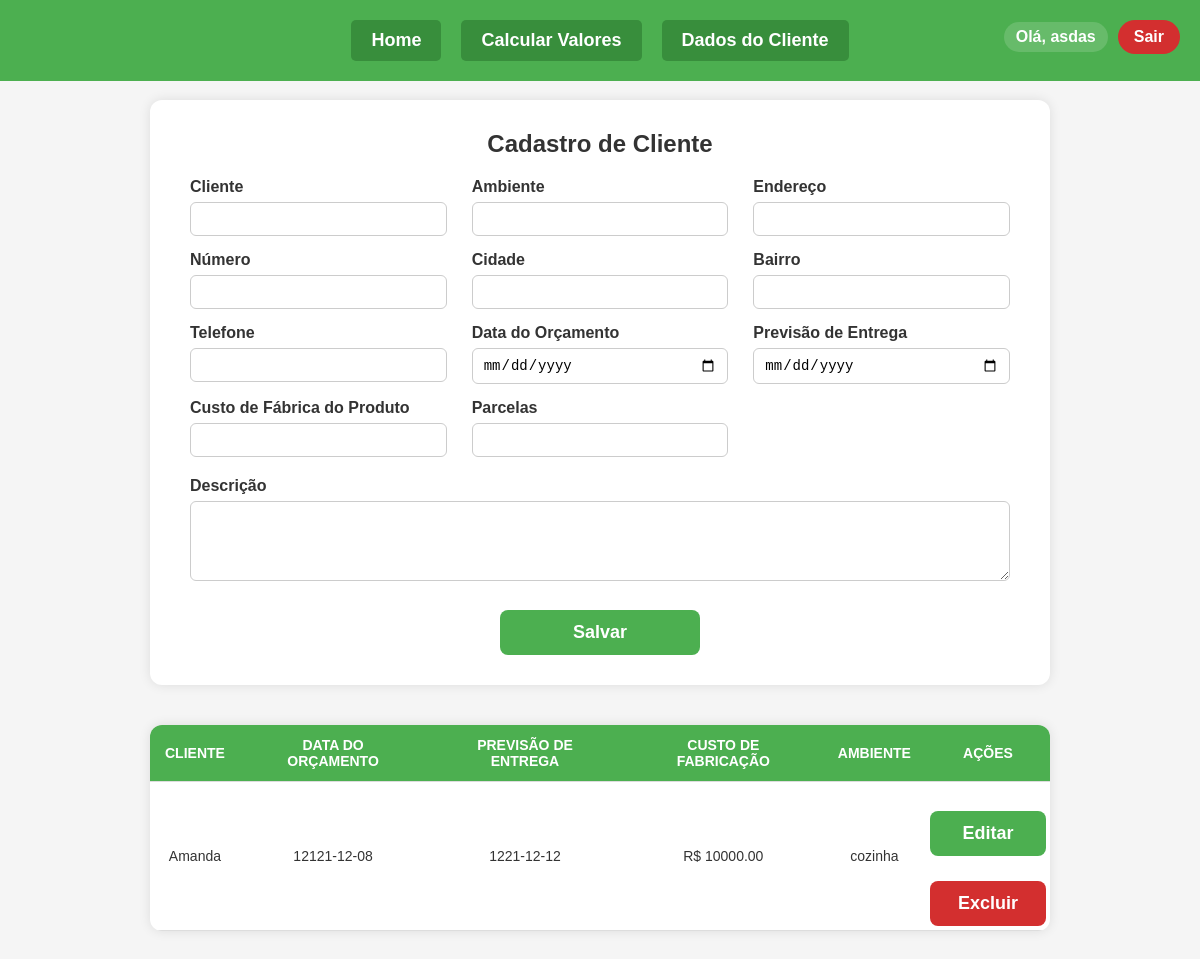
Screenshot of /clientes (signed in) with the database file from the repository.
### app.py (models this page shows)
class Usuario(UserMixin, db.Model):
    id = db.Column(db.Integer, primary_key=True)
    email = db.Column(db.String(100), unique=True, nullable=False)
    senha = db.Column(db.String(200), nullable=False)

class Cliente(db.Model):
    id = db.Column(db.Integer, primary_key=True)
    usuario_id = db.Column(db.Integer, db.ForeignKey('usuario.id'), nullable=False)
    cliente = db.Column(db.String(100))
    ambiente = db.Column(db.String(100))
    endereco = db.Column(db.String(200))
    numero = db.Column(db.String(20))
    cidade = db.Column(db.String(100))
    bairro = db.Column(db.String(100))
    telefone = db.Column(db.String(50))
    descricao = db.Column(db.Text)
    data_compra = db.Column(db.String(20))
    data_entrega = db.Column(db.String(20))
    valor = db.Column(db.Float)
    desconto = db.Column(db.Float)
    pagamento = db.Column(db.String(20))
    parcelas = db.Column(db.Integer)
    taxa = db.Column(db.Float)

### app.py (the view, shortened to what this page needs)
@app.route('/clientes', methods=['GET', 'POST'])
@login_required
def clientes():
    cliente_id = request.args.get('editar')
    cliente_para_editar = None
    if cliente_id:
        cliente_para_editar = Cliente.query.filter_by(id=cliente_id, usuario_id=current_user.id).first()
    lista = Cliente.query.filter_by(usuario_id=current_user.id).all()
    clientes_formatados = []
    for c in lista:
        desconto = c.desconto or 0
        valor_com_desconto = round(c.valor - (c.valor * desconto / 100), 2)
        clientes_formatados.append({
            'id': c.id,
            'cliente': c.cliente,
            'data_compra': c.data_compra,
            'data_entrega': c.data_entrega,
            'valor': c.valor,
            'desconto': desconto,
            'valor_com_desconto': valor_com_desconto,
            'ambiente': c.ambiente,
            'pagamento': c.pagamento,
            'parcelas': c.parcelas,
            'taxa': c.taxa,
            'cidade': c.cidade,
            'telefone': c.telefone,
            'descricao': c.descricao
        })
    parametros = ParametrosCalculo.query.filter_by(usuario_id=current_user.id).first()
    empresa = Empresa.query.filter_by(usuario_id=current_user.id).first()  # <--- ADICIONE AQUI
    dados_salvos = DadosUsuario.query.filter_by(usuario_id=current_user.id).first()
    resultado = {}
    if dados_salvos:
        dados = json.loads(dados_salvos.dados_json)
        fixos = [
            'aluguel', 'agua', 'energia', 'internet/celular', 'salarios', 'contador',
            'marketing', 'Software', 'Combustivel', 'manutencao', 'seguros', 'outros'
        ]
        vendas_mes = max(1, int(dados.get('vendas', 1)))
        total_fixos = sum(float(dados.get(c, 0)) for c in fixos)
        fixo_por_venda = round(total_fixos / vendas_mes, 2)
        resultado['custo_fixo_por_venda'] = fixo_por_venda
    return render_template(
        'clientes.html',
        clientes=clientes_formatados,
        cliente_editar=cliente_para_editar.__dict__ if cliente_para_editar else None,
        parametros=parametros,
        resultado=resultado,
        empresa=empresa  # <<--- AQUI
    )

### app.py (called while the page is built)
@login_manager.user_loader
def load_user(user_id):
    return Usuario.query.get(int(user_id))

### templates/clientes.html (shortened to what this page needs)
<!DOCTYPE html>
<html lang="pt-BR">
<head>
</head>
<body>
<header class="topo">
    <a href="/">Home</a>
    <a href="/custos">Calcular Valores</a>
    <a href="/clientes">Dados do Cliente</a>
    <div class="user-info">
        {% if current_user.is_authenticated %}
            <span class="user-nome">Olá, {{ current_user.email.split('@')[0] }}</span>
            <a href="{{ url_for('logout') }}" class="btn-sair">Sair</a>
        {% else %}
            <a href="{{ url_for('login') }}">Entrar</a>
            <a href="{{ url_for('register') }}">Registrar</a>
        {% endif %}
    </div>
</header>
<form method="POST">
    <h2>Cadastro de Cliente</h2>
    <div class="linha">
        <div><label>Cliente</label><input type="text" name="cliente" required value="{{ cliente_editar.cliente if cliente_editar }}"></div>
        <div><label>Ambiente</label><input type="text" name="ambiente" required value="{{ cliente_editar.ambiente if cliente_editar }}"></div>
        <div><label>Endereço</label><input type="text" name="endereco" required value="{{ cliente_editar.endereco if cliente_editar }}"></div>
        <div><label>Número</label><input type="text" name="numero" required value="{{ cliente_editar.numero if cliente_editar }}"></div>
        <div><label>Cidade</label><input type="text" name="cidade" required value="{{ cliente_editar.cidade if cliente_editar }}"></div>
        <div><label>Bairro</label><input type="text" name="bairro" required value="{{ cliente_editar.bairro if cliente_editar }}"></div>
        <div><label>Telefone</label><input type="text" name="telefone" required value="{{ cliente_editar.telefone if cliente_editar }}"></div>
        <div><label>Data do Orçamento</label><input type="date" name="data_compra" required value="{{ cliente_editar.data_compra if cliente_editar }}"></div>
        <div><label>Previsão de Entrega</label><input type="date" name="data_entrega" required value="{{ cliente_editar.data_entrega if cliente_editar }}"></div>
        <div><label>Custo de Fábrica do Produto</label><input type="number" step="0.01" name="valor" required value="{{ cliente_editar.valor if cliente_editar }}"></div>
        <div><label>Parcelas</label><input type="number" name="parcelas" min="1" required value="{{ cliente_editar.parcelas if cliente_editar  }}"></div>
    </div>
    <label for="descricao" style="margin-top: 20px; display: block;">Descrição</label>
    <textarea name="descricao">{{ cliente_editar.descricao if cliente_editar }}</textarea>
    <button type="submit">Salvar</button>
</form>
{% if clientes %}
<table>
    <thead>
        <tr>
            <th>Cliente</th>
            <th>Data do Orçamento</th>
            <th>Previsão de Entrega</th>
            <th>Custo de Fabricação</th>
            <th>Ambiente</th>
            <th>Ações</th>
        </tr>
    </thead>
    <tbody>
        {% for c in clientes %}
<tr class="linha-cliente"
    data-telefone="{{ c['telefone'] }}"
    data-parcelas="{{ c['parcelas'] }}"
    data-cidade="{{ c['cidade'] }}"
    data-descricao="{{ c['descricao'] }}">
    <td>{{ c['cliente'] }}</td>
    <td>{{ c['data_compra'] }}</td>
    <td>{{ c['data_entrega'] }}</td>
    <td>R$ {{ '%.2f' % c['valor_com_desconto'] }}</td>
    <td>{{ c['ambiente'] }}</td>
    <td style="padding: 4px; text-align: center;">
        <form method="GET" action="/clientes" class="inline-form">
            <button type="submit" class="btn-editar">Editar</button>
        </form>
        <form method="POST" action="/clientes/excluir" class="inline-form">
            <button type="submit" class="btn-excluir">Excluir</button>
        </form>
</td>
</tr>
{% endfor %}
    </tbody>
</table>
{% endif %}
</body>
</html>

### templates/clientes.html (style rules this page uses)
body { font-family: Arial, sans-serif; background-color: #f5f5f5; padding: 100px 40px 40px; margin: 0; }
.topo { position: fixed; top: 0; left: 0; width: 100%; background-color: #4CAF50; padding: 20px 0; display: flex; justify-content: center; gap: 20px; z-index: 1000; }
.topo a:not(.btn-sair):not(.btn-auth) { color: white; text-decoration: none; font-weight: bold; font-size: 18px; background-color: #388E3C; padding: 10px 20px; border-radius: 5px; transition: background-color 0.3s; }
.user-info { position: absolute; right: 20px; top: 20px; display: flex; align-items: center; gap: 10px; }
.user-nome { color: white; font-weight: bold; background-color: rgba(255, 255, 255, 0.15); padding: 6px 12px; border-radius: 20px; }
.btn-sair { background-color: #d32f2f; color: white; font-weight: bold; padding: 8px 16px; text-decoration: none; border-radius: 20px; transition: background-color 0.3s; }
form { max-width: 900px; background: white; margin: auto; padding: 30px 40px; border-radius: 12px; box-shadow: 0 0 12px rgba(0,0,0,0.1); box-sizing: border-box; }
form h2 { margin-top: 0; color: #333; margin-bottom: 20px; font-weight: 700; font-size: 24px; text-align: center; }
.linha { display: grid; grid-template-columns: repeat(auto-fit, minmax(200px, 1fr)); gap: 15px 25px; }
label { font-weight: bold; color: #333; display: block; margin-bottom: 6px; }
input[type=text], input[type=number], input[type=date], textarea, select { width: 100%; padding: 8px 10px; font-size: 14px; border: 1px solid #ccc; border-radius: 6px; box-sizing: border-box; resize: vertical; }
textarea { min-height: 80px; }
button[type=submit] { background-color: #4CAF50; color: white; border: none; font-weight: bold; padding: 12px 28px; font-size: 18px; border-radius: 8px; cursor: pointer; margin-top: 25px; display: block; width: 100%; max-width: 200px; margin-left: auto; margin-right: auto; transition: background-color 0.3s; }
table { max-width: 900px; margin: 40px auto 0; border-collapse: collapse; width: 100%; background: white; border-radius: 12px; overflow: hidden; box-shadow: 0 0 12px rgba(0,0,0,0.1); }
th, td { padding: 12px 15px; text-align: center; border-bottom: 1px solid #ddd; font-size: 14px; color: #333; vertical-align: middle; }
th { background-color: #4CAF50; color: white; font-weight: 700; text-transform: uppercase; }
.btn-excluir, .btn-editar { font-size: 12px; padding: 4px 10px; border-radius: 4px; font-weight: 600; min-width: 60px; }
.btn-excluir { background-color: #d32f2f !important; color: white; font-weight: bold; padding: 6px 14px; border: none; border-radius: 6px; cursor: pointer; transition: background-color 0.3s; font-size: 14px; }
.btn-editar { background-color: #1976D2; }
form.inline-form { display: inline; margin: 0; padding: 0; }
.btn-editar, .btn-excluir { display: inline-block; width: auto; }

### rows the page displays
Usuario: email "asdas"
Cliente: cliente "Amanda", data_compra "12121-12-08", data_entrega "1221-12-12", valor "10000.00", ambiente "cozinha"
